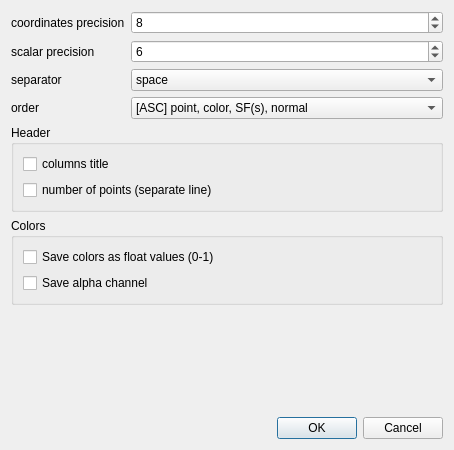
<?xml version="1.0" encoding="UTF-8"?>
<ui version="4.0">
 <class>AsciiSaveDialog</class>
 <widget class="QDialog" name="AsciiSaveDialog">
  <property name="geometry">
   <rect>
    <x>0</x>
    <y>0</y>
    <width>454</width>
    <height>450</height>
   </rect>
  </property>
  <property name="windowTitle">
   <string>Saving ASCI file...</string>
  </property>
  <layout class="QVBoxLayout" name="verticalLayout_2">
   <item>
    <layout class="QFormLayout" name="formLayout">
     <item row="0" column="0">
      <widget class="QLabel" name="label">
       <property name="text">
        <string>coordinates precision</string>
       </property>
      </widget>
     </item>
     <item row="0" column="1">
      <widget class="QSpinBox" name="coordsPrecisionSpinBox">
       <property name="maximum">
        <number>16</number>
       </property>
       <property name="value">
        <number>8</number>
       </property>
      </widget>
     </item>
     <item row="1" column="0">
      <widget class="QLabel" name="label_2">
       <property name="text">
        <string>scalar precision</string>
       </property>
      </widget>
     </item>
     <item row="1" column="1">
      <widget class="QSpinBox" name="sfPrecisionSpinBox">
       <property name="maximum">
        <number>12</number>
       </property>
       <property name="value">
        <number>6</number>
       </property>
      </widget>
     </item>
     <item row="2" column="0">
      <widget class="QLabel" name="label_3">
       <property name="text">
        <string>separator</string>
       </property>
      </widget>
     </item>
     <item row="2" column="1">
      <widget class="QComboBox" name="separatorComboBox">
       <item>
        <property name="text">
         <string>space</string>
        </property>
       </item>
       <item>
        <property name="text">
         <string>semicolon</string>
        </property>
       </item>
       <item>
        <property name="text">
         <string>comma</string>
        </property>
       </item>
       <item>
        <property name="text">
         <string>tab</string>
        </property>
       </item>
      </widget>
     </item>
     <item row="3" column="0">
      <widget class="QLabel" name="label_4">
       <property name="text">
        <string>order</string>
       </property>
      </widget>
     </item>
     <item row="3" column="1">
      <widget class="QComboBox" name="orderComboBox">
       <item>
        <property name="text">
         <string>[ASC] point, color, SF(s), normal</string>
        </property>
       </item>
       <item>
        <property name="text">
         <string>[PTS] point, SF(s), color, normal</string>
        </property>
       </item>
      </widget>
     </item>
    </layout>
   </item>
   <item>
    <widget class="QGroupBox" name="groupBox">
     <property name="title">
      <string>Header</string>
     </property>
     <layout class="QVBoxLayout" name="verticalLayout">
      <item>
       <widget class="QCheckBox" name="columnsHeaderCheckBox">
        <property name="text">
         <string>columns title</string>
        </property>
       </widget>
      </item>
      <item>
       <widget class="QCheckBox" name="pointCountHeaderCheckBox">
        <property name="text">
         <string>number of points (separate line)</string>
        </property>
       </widget>
      </item>
     </layout>
    </widget>
   </item>
   <item>
    <widget class="QGroupBox" name="colorOptionsGroupBox">
     <property name="title">
      <string>Colors</string>
     </property>
     <layout class="QVBoxLayout" name="verticalLayout_3">
      <item>
       <widget class="QCheckBox" name="saveFloatColorsCheckBox">
        <property name="toolTip">
         <string>Save RGB color components as floats values between 0 and 1</string>
        </property>
        <property name="text">
         <string>Save colors as float values (0-1)</string>
        </property>
       </widget>
      </item>
      <item>
       <widget class="QCheckBox" name="saveAlphaChannelCheckBox">
        <property name="toolTip">
         <string>Save RGB color components as floats values between 0 and 1</string>
        </property>
        <property name="text">
         <string>Save alpha channel</string>
        </property>
       </widget>
      </item>
     </layout>
    </widget>
   </item>
   <item>
    <spacer name="verticalSpacer">
     <property name="orientation">
      <enum>Qt::Vertical</enum>
     </property>
     <property name="sizeHint" stdset="0">
      <size>
       <width>20</width>
       <height>40</height>
      </size>
     </property>
    </spacer>
   </item>
   <item>
    <widget class="QDialogButtonBox" name="buttonBox">
     <property name="orientation">
      <enum>Qt::Horizontal</enum>
     </property>
     <property name="standardButtons">
      <set>QDialogButtonBox::Cancel|QDialogButtonBox::Ok</set>
     </property>
    </widget>
   </item>
  </layout>
 </widget>
 <resources/>
 <connections>
  <connection>
   <sender>buttonBox</sender>
   <signal>accepted()</signal>
   <receiver>AsciiSaveDialog</receiver>
   <slot>accept()</slot>
   <hints>
    <hint type="sourcelabel">
     <x>248</x>
     <y>254</y>
    </hint>
    <hint type="destinationlabel">
     <x>157</x>
     <y>274</y>
    </hint>
   </hints>
  </connection>
  <connection>
   <sender>buttonBox</sender>
   <signal>rejected()</signal>
   <receiver>AsciiSaveDialog</receiver>
   <slot>reject()</slot>
   <hints>
    <hint type="sourcelabel">
     <x>316</x>
     <y>260</y>
    </hint>
    <hint type="destinationlabel">
     <x>286</x>
     <y>274</y>
    </hint>
   </hints>
  </connection>
 </connections>
</ui>
